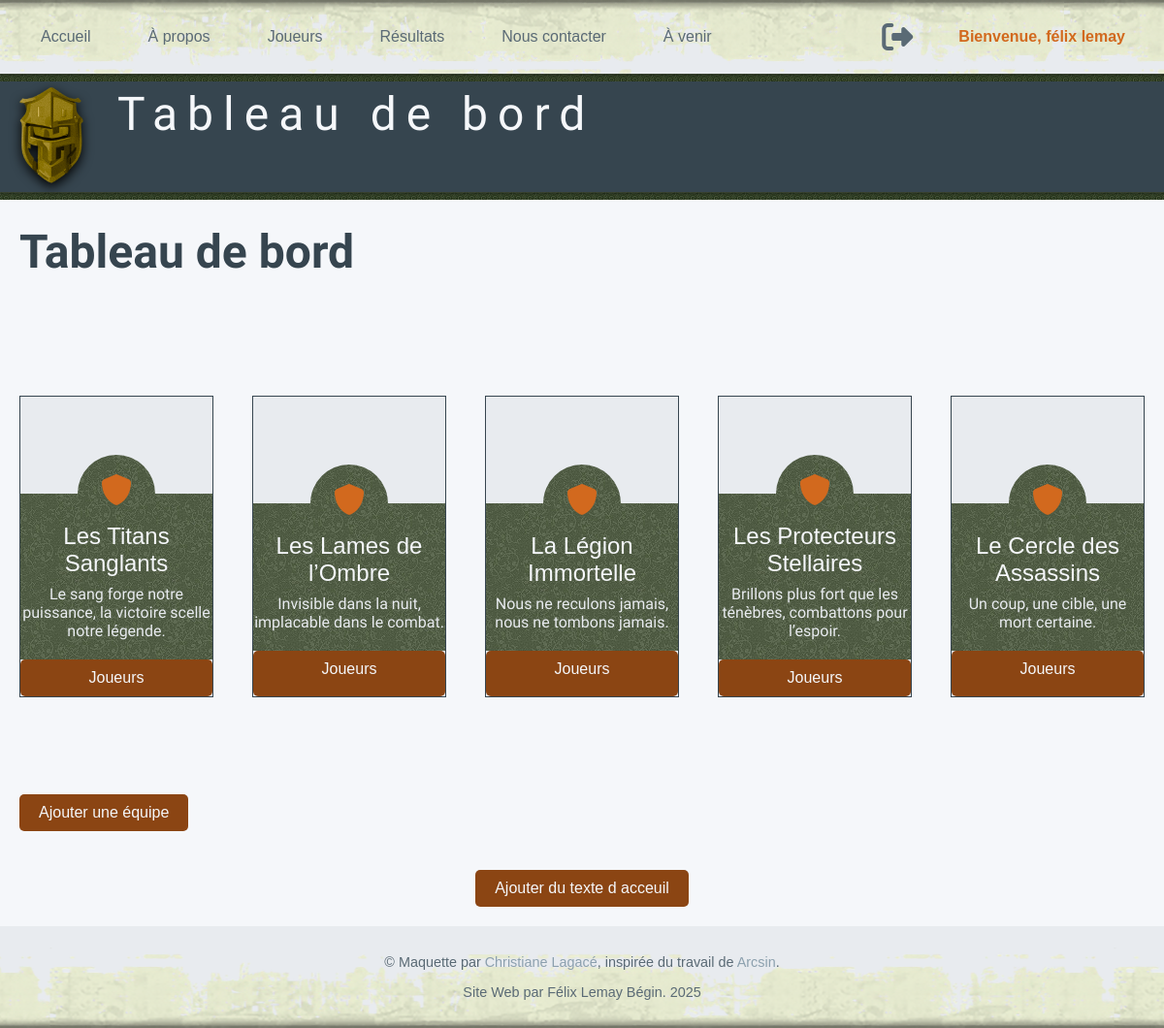
The app's page /index.php (signed in) with its own data.
### tables this page shows
CREATE TABLE pages (
  id int NOT NULL PRIMARY KEY AUTO_INCREMENT,
  url varchar(255) NOT NULL UNIQUE,
  titre varchar(60) NOT NULL,
  description varchar(150) NOT NULL,
  h1 varchar(100) NOT NULL,
  accroche varchar(255) DEFAULT NULL,
  public boolean NOT NULL,
  texte text NOT NULL,
  modification timestamp NOT NULL
);

CREATE TABLE equipes (
  id int NOT NULL PRIMARY KEY AUTO_INCREMENT,
  nom varchar(50) NOT NULL UNIQUE,
  slogan varchar(100) DEFAULT NULL,
  commentaire text,
  dateajout date NOT NULL,
  jeu_id int DEFAULT NULL,
  FOREIGN KEY (jeu_id) REFERENCES jeux (id) ON DELETE SET NULL
);

### include/configuration.inc (called while the page is built, shortened)
<?php
$supabase_pooler_url = getenv('SUPABASE_POOLER_URL');
if ($supabase_pooler_url)
{
    $parsed = parse_url($supabase_pooler_url);
    if (!$parsed || !isset($parsed['host'], $parsed['user'], $parsed['pass'], $parsed['path']))
    {
        die("L'URL de connexion Supabase est invalide ou mal formée.");
    }
    $host   = $parsed['host'];
    $port   = $parsed['port'] ?? 5432;
    $user   = $parsed['user'];
    $pass   = $parsed['pass'];
    $dbname = ltrim($parsed['path'], '/');
    $dsn    = "pgsql:host=$host;port=$port;dbname=$dbname";
    try
    {
        $pdo = new PDO($dsn, $user, $pass, [
            PDO::ATTR_ERRMODE => PDO::ERRMODE_EXCEPTION,
            PDO::ATTR_DEFAULT_FETCH_MODE => PDO::FETCH_ASSOC
        ]);
    }
    catch (PDOException $e)
    {
        die("Erreur de connexion PostgreSQL : " . $e->getMessage());
    }
}
else
{
    $dbHost = getenv('MYSQL_HOST')     ?: 'localhost';
    $dbName = getenv('MYSQL_DATABASE') ?: 'db_name';
    $dbUser = getenv('MYSQL_USER')     ?: 'user';
    $dbPass = getenv('MYSQL_PASSWORD') ?: 'pass';
    $dsn    = "mysql:host={$dbHost};dbname={$dbName};charset=utf8mb4";
    try
    {
        $pdo = new PDO($dsn, $dbUser, $dbPass, [
            PDO::ATTR_ERRMODE => PDO::ERRMODE_EXCEPTION,
            PDO::ATTR_DEFAULT_FETCH_MODE => PDO::FETCH_ASSOC
        ]);
    }
    catch (PDOException $e)
    {
        die("Erreur de connexion MySQL : " . $e->getMessage());
    }
}
    $nomPage = basename($_SERVER['SCRIPT_NAME']);
    $requete = "SELECT titre, description, h1, texte FROM pages WHERE url = :url";
    $stmt = $pdo->prepare($requete);
    $stmt->bindParam(':url', $nomPage);
    $stmt->execute();
    $resultat = $stmt->fetch(PDO::FETCH_ASSOC);
    if ($resultat)
    {
        $titre = $resultat['titre'];
        $h1 = $resultat['h1'];
    }
    else
    {
        $titre = "Page introuvable";
        $description = "Aucune description disponible.";
        $h1 = "Erreur 404";
        $texte = "<p>La page demandée n'existe pas.</p>";
    }
?>

### index.php (the view, shortened to what this page needs)
<?php
require ('include/configuration.inc');
require ('include/entete.inc');
echo  '<div class="items">';
$requete = "SELECT nom, slogan, id FROM equipes";
$stmt = $pdo->query($requete);
if ($stmt) {
    if ($stmt->rowCount() > 0) {
        while ($enreg = $stmt->fetch(PDO::FETCH_NUM)) {
            echo '<div class="item first">';
            echo '<a href="#">';
            echo '<div class="content">';
            echo '</div>';
            echo '<div class="caption">';
            echo '<div class="middle">';
            echo '<i class="fa-solid fa-shield"></i>';
            echo '</div>';
            echo "<div class='title'>$enreg[0]</div>";
            echo "<div class='subtitle'>$enreg[1]</div>";
            echo '</div>';
            echo " <a href='details-equipe.php?id=" . $enreg[2] . "' class='boutton-style'>Joueurs</a> ";
            echo '</a>';
            echo '</div>';
        }
    } else {
        echo "<p class='message-avertissement'>Il n'y a présentement aucun item.</p>";
    }
} else {
    echo "<p class='message-erreur'>Nous sommes désolés, les items ne peuvent pas être affichés.</p>";
    echo_debug($pdo->errorInfo()[2]);
}
echo  '</div>';
if (isset($_SESSION['usager'])) {
    echo '<div class="boutton-container">';
    echo '    <a href="formulaire-equipe.php" class="boutton-style">Ajouter une équipe</a>';
    echo '</div>';
}
echo  '</div>';
if (isset($_SESSION['usager'])) {
    echo '<div class="boutton-container">';
    echo '    <a href="formulaire-page-accueil.php" class="boutton-style">Ajouter du texte d acceuil</a>';
    echo '</div>';
}
require ('include/pied-page.inc');

### include/entete.inc (shortened to what this page needs)
<?php
echo "<!DOCTYPE html>";
echo "<html lang='fr-CA'>";
echo "<head>";
echo "    <link rel='stylesheet' href='css/style.css'>";
echo "    <link rel='stylesheet' href='css/mes-styles.css'>";
echo "</head>";
echo "<body>";
echo "<nav>";
echo "  <div class='nav-container'>";
echo "    <div class='nav-gauche'>";
echo "      <a href='index.php'>Accueil</a>";
echo "      <a href='a-propos.php'>À propos</a>";
echo "      <a href='joueurs.php'>Joueurs</a>";
echo "      <a href='resultats.php'>Résultats</a>";
echo "      <a href='formulaire-contact.php'>Nous contacter</a>";
echo "      <a href='a-venir.php'>À venir</a>";
echo "    </div>";
echo "    <div class='nav-droite'>";
if (isset($_SESSION['usager'])) {
    echo '<a href="deconnecter.php" class="icone-auth" title="Déconnexion">';
    echo '<i class="fas fa-sign-out-alt"></i>';
    echo '</a>';
} else {
    echo '<a href="formulaire-authentification.php" class="icone-auth" title="Connexion">';
    echo '<span class="texte-auth">Connexion</span> <i class="fas fa-user"></i>';
    echo '</a>';
}
if (isset($_SESSION['usager'])) {
    $usager = $_SESSION['usager'];
    $prenom = htmlspecialchars($usager['prenom']);
    $nom = htmlspecialchars($usager['nom']);
    echo "<span class='texte-auth'>Bienvenue, $prenom $nom</span>";
}
echo "    </div>";
echo "  </div>";
echo "</nav>";
echo "<div class='separation'></div>";
echo "<header>";
echo "    <div class='logo-text container'>";
echo "        <div class='logo'><img src='../medias/commun/LogoLANParty.png'></div>";
echo "        <div>";
echo "            <div class= title>$titre</div>";
echo "        </div>";
echo "    </div>";
echo "</header>";
echo "<div class='separation'></div>";
echo "<div id='main'>";
echo "    <div class='container'>";
echo "        <h1>$h1</h1>";
echo "        <div class='items'>";

### css/style.css (style rules this page uses)
:root { --couleur-principale-fonce: #36454F; --couleur-principale-pale: #5A6A75; --couleur-principale-tres-pale: #8CA0AE; --couleur-secondaire-fonce: #E8EBEF; --couleur-secondaire-pale: #F5F7FA; --couleur-punch-fonce: #8B4513; --couleur-punch-pale: #D2691E; }
* { box-sizing: border-box; }
body { display: flex; min-height: 100vh; flex-direction: column; margin: 0; font-family: "Lucida Sans Unicode", sans-serif; }
a { color: var(--couleur-punch-pale); text-decoration: none; }
.container { max-width: 1200px; margin: 0 auto; padding: 0 20px; }
#main { flex: 1; background-color: var(--couleur-secondaire-pale); padding: 10px 0 20px 0; }
header { background-color: var(--couleur-principale-fonce); color: var(--couleur-secondaire-pale); padding: 5px 0; }
header .title { font-family: "Hurricane", serif; font-size: 3em; letter-spacing: 10px; }
header .logo img { filter: drop-shadow(0px 4px 6px rgba(0, 0, 0, 1.2)); }
nav { height: 55px; padding-top: 20px; background: url('../medias/commun/bg-nav.png') repeat-x; }
nav a { color: var(--couleur-principale-pale); text-decoration: none; padding: 7px 12px; border-radius: 8px; margin-right: 20px; }
.logo-text { display:flex; gap: 35px; }
h1 { font-family: "Hurricane", serif; font-size: 3em; color: var(--couleur-principale-fonce); margin: 15px 0; }
nav, footer { background-color: var(--couleur-secondaire-fonce); }
.separation { height: 8px; background: url('../medias/commun/pattern.png') repeat-x; }
.items { display: flex; gap: 40px; flex-wrap: wrap; margin: 40px 0; align-items: stretch; }
.items .item { display: flex; flex-direction: column; justify-content: flex-start; min-width: 150px; max-width: 200px; background-color: var(--couleur-secondaire-fonce); border: 1px solid var(--couleur-principale-fonce); position: relative; overflow: visible; }
.items .item a { display: flex; flex-direction: column; flex-grow: 1; }
.items .item a .content { flex-grow: 1; min-height: 100px; color: var(--couleur-principale-fonce); padding: 15px; }
.items .item a .caption { background: url('../medias/commun/bg.png') repeat var(--couleur-principale-fonce); text-align: center; padding: 30px 0 20px 0; flex-shrink: 0; position: relative; }
.items .item a .caption .middle { width: 80px; height: 80px; background: url('../medias/commun/bg.png') repeat var(--couleur-principale-fonce); border-radius: 50%; position: absolute; left: 50%; margin-left: -40px; top: -40px; padding-top: 20px; }
.items .item a .caption .title { position: relative; font-size: 24px; color: var(--couleur-secondaire-pale); }
.items .item a .caption .subtitle { font-family: "Gemunu Libre", serif; position: relative; color: var(--couleur-secondaire-fonce); margin-top: 8px; }

### css/mes-styles.css (style rules this page uses)
i { font-size: 2em; }
[class^="item"] { background-size: cover; background-position: center; }
.boutton-style { background-color: var(--couleur-punch-fonce); color: var(--couleur-secondaire-pale); padding: 10px 20px; border: none; font-size: 16px; cursor: pointer; transition: background-color 0.3s ease; text-align: center; display: inline-block; text-decoration: none; border-radius: 5px; }
.boutton-container { margin-top: 20px; text-align: center; }
nav { width: 100%; padding-top: 0 !important; height: auto; display: flex; justify-content: space-between; align-items: center; background: url('../medias/commun/bg-nav.png') repeat-x; background-color: var(--couleur-secondaire-fonce); }
.nav-container { display: flex; justify-content: space-between; align-items: center; padding: 15px 30px; flex-wrap: wrap; width: 100%; max-width: none; margin: 0; }
.nav-gauche, .nav-droite { display: flex; align-items: center; gap: 15px; }
.nav-gauche a, .nav-droite a { margin-right: 20px; color: var(--couleur-principale-pale); text-decoration: none; font-weight: 500; padding: 7px 12px; border-radius: 8px; }
.texte-auth { color: var(--couleur-punch-pale); margin-right: 10px; font-weight: bold; display: inline-block; white-space: nowrap; }
.icone-auth { color: var(--couleur-secondaire-pale); text-decoration: none; display: flex; align-items: center; }

### records on screen
pages: titre "Tableau de bord", h1 "Tableau de bord"
equipes: nom "Les Titans Sanglants", slogan "Le sang forge notre puissance, la victoire scelle notre légende."
equipes: nom "Les Lames de l’Ombre", slogan "Invisible dans la nuit, implacable dans le combat."
equipes: nom "La Légion Immortelle", slogan "Nous ne reculons jamais, nous ne tombons jamais."
equipes: nom "Les Protecteurs Stellaires", slogan "Brillons plus fort que les ténèbres, combattons pour l’espoir."
equipes: nom "Le Cercle des Assassins", slogan "Un coup, une cible, une mort certaine."

### other values on screen
$prenom "félix"
$nom "lemay"
$annee "2025"
